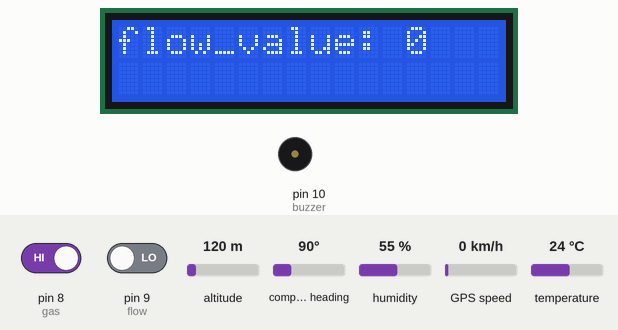
Recording of a sketch running on a simulated Arduino Uno, built with avr-gcc and run on an emulated ATmega328P. On the bench: 16×2 character LCD, buzzer (waves = sounding, pin HIGH). Inputs (shaded band) come from the test bench; at power-on: temperature 24 °C, pin 8 (gas) HIGH, pin 9 (flow) LOW, altitude 120 m, compass heading 90°, humidity 55 %, GPS speed 0 km/h. The GPS gets a fix after 3 s at 37.7749, -122.4194 with 8 satellites; what the sketch prints to the serial monitor is not drawn.

Above: at 2.1 s.
At 3.2 s:
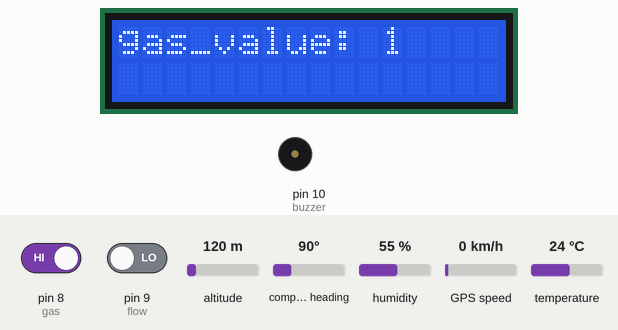
3.3 s: temperature set to 31 °C
At 12.0 s:
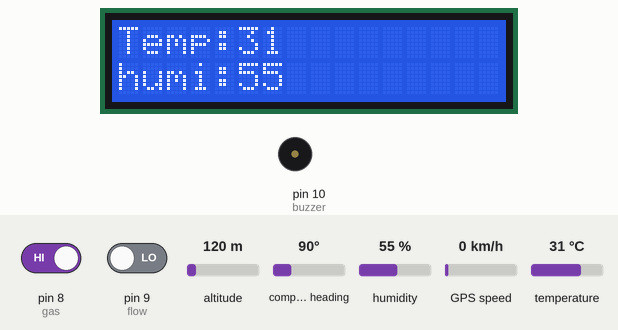
17.1 s: temperature set to 34 °C
At 24.4 s:
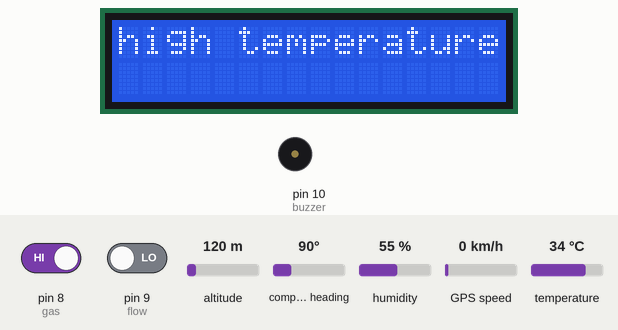
36.2 s: pin 8 (gas) driven LOW
At 72.1 s:
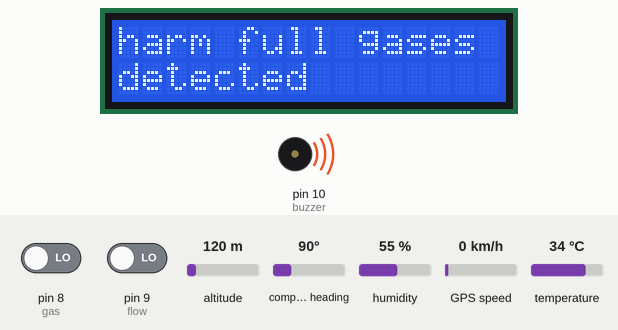
Timing chart, 0 to 76.8 s (numbered marks = the images above; inputs shaded):
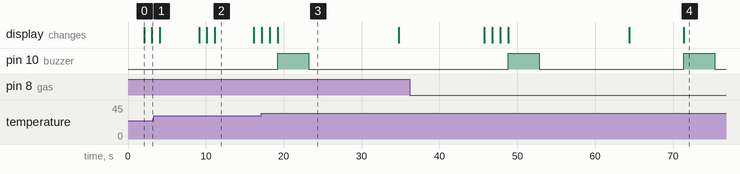

The sketch:

pipelineleakagearduinouno.ino
```cpp
#include <DHT.h>
#define DHTPIN A2
#define DHTTYPE DHT11

DHT dht(DHTPIN, DHTTYPE);
#include <LiquidCrystal.h>
#include <SoftwareSerial.h>
#include <TinyGPS.h>
TinyGPS gps;
String msg;
float flat;
float flon;
int buzzer=10;
int gas=8;
int flow=9;
LiquidCrystal lcd(2, 3, 4, 5, 6, 7);
SoftwareSerial mySerial(11, 12);
String uno;
void setup() {
  Serial.begin(9600);
  mySerial.begin(9600);
dht.begin();
  pinMode( gas,INPUT);
   pinMode( flow,INPUT);
   pinMode( buzzer,OUTPUT);
 digitalWrite(buzzer, LOW);
  lcd.begin(16, 2);
  lcd.setCursor(0, 0);
  lcd.print("Underground");
  lcd.setCursor(0, 1);
  lcd.print("Gas pipeline");
  delay(2000);
}
void loop() {

  int flow_value=digitalRead(flow);
   lcd.clear();
  lcd.setCursor(0, 0);
  lcd.print("flow_value: ");
  lcd.print(flow_value);
  delay(1000);
int gas_value=digitalRead(gas);
lcd.clear();
  lcd.setCursor(0, 0);
  lcd.print("gas_value: ");
  lcd.print(gas_value);
  delay(1000);
 int temperature = dht.readTemperature();
  int humidity = dht.readHumidity();
  if (!isnan(temperature) && !isnan(humidity))
  lcd.clear();
  lcd.setCursor(0, 0);
  lcd.print("Temp:");
  lcd.print(temperature);
  lcd.setCursor(0, 1);
  lcd.print("humi:");
  lcd.print(humidity);
  delay(1000);

  if (temperature > 32)
  {
    lcd.clear();
    lcd.setCursor(0, 0);
    lcd.print("high temperature");
     digitalWrite(buzzer, HIGH);
    delay(4000);
    digitalWrite(buzzer, LOW);
   msg="high temperature";
   SendMessage();
   delay(2000);
  }
  if (flow_value==1) {
    lcd.clear();
    lcd.print("pipe leakage  ");
    lcd.setCursor(0, 1);
    lcd.print("detected");

    digitalWrite(buzzer, HIGH);
    delay(4000);
    digitalWrite(buzzer, LOW);
    msg = "pipe leakage detected";
    SendMessage();
  }
  else if(gas_value==0){
    lcd.clear();
    lcd.print("harm full gases ");
    lcd.setCursor(0, 1);
    lcd.print("detected");

    digitalWrite(buzzer, HIGH);
    delay(4000);
    digitalWrite(buzzer, LOW);
    msg = "harmfull gases detected";
    SendMessage();
  }


  bool newData = false;
  unsigned long chars;
  unsigned short sentences, failed;

  // For one second we parse GPS data and report some key values
  for (unsigned long start = millis(); millis() - start < 1000;) {
    while (Serial.available()) {
      char c = Serial.read();
      // Serial.write(c); // uncomment this line if you want to see the GPS data flowing
      if (gps.encode(c))  // Did a new valid sentence come in?
        newData = true;
    }
  }

  if (newData) {
    //    float flat, flon;
    unsigned long age;
    gps.f_get_position(&flat, &flon, &age);
    Serial.println("LAT=");
    Serial.println(flat == TinyGPS::GPS_INVALID_F_ANGLE ? 0.0 : flat, 6);
    //    Serial.println(flat);
    Serial.println(" LON=");
    Serial.println(flon == TinyGPS::GPS_INVALID_F_ANGLE ? 0.0 : flon, 6);
    //    Serial.println(flon);
    delay(2000);
  }

 uno = String("a") + String(temperature) + String("b") + String(humidity) + String("c") + String(flow_value) +String ("d")+ String(gas_value)+String ("e");//+ String(vIN)+String ("f")+String( Amps_RMS)+String ("g");
  mySerial.println(uno);
  delay(1000);
}


void SendMessage() {
  //Serial.println("Sending Message...");

  Serial.println("AT");
  delay(1000);
  Serial.println("ATE0");
  delay(1000);
  Serial.println("AT+CMGF=1");
  delay(1000);
  Serial.println("AT+CMGS=\"+918260881544\"\r");
  delay(2500);

  String flatStr = String(flat, 6);
  String flonStr = String(flon, 6);

  Serial.println(msg);
  Serial.println("Location: Click to view");
  Serial.println("http://www.google.com/maps/place/" + flatStr + "," + flonStr);
  delay(6000);
  Serial.write(26);

  lcd.clear();
  lcd.setCursor(0, 0);
  lcd.print("Message sent..");


  delay(5000);  // Wait for call duration

}
```

Measured:
- the behaviour switches between 32 and 33 °C on temperature (found by bisection; images 2 and 3)
- after the input at 17.1 s, pin 10 (buzzer): LOW → HIGH after 2.1 s, → LOW 4.0 s later
- what the display in image 0 shows lasts 1.0 s, from 2.1 s to 3.1 s
- what the display in image 2 shows lasts 5.0 s, from 11.2 s to 16.2 s
- what the display in image 3 shows lasts 15.6 s, from 19.2 s to 34.8 s
